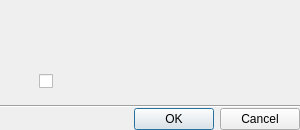
<?xml version="1.0" encoding="UTF-8"?>
<ui version="4.0">
 <class>QnMessageBox</class>
 <widget class="QDialog" name="QnMessageBox">
  <property name="geometry">
   <rect>
    <x>0</x>
    <y>0</y>
    <width>300</width>
    <height>130</height>
   </rect>
  </property>
  <layout class="QVBoxLayout" name="mainLayout">
   <property name="spacing">
    <number>0</number>
   </property>
   <property name="leftMargin">
    <number>0</number>
   </property>
   <property name="topMargin">
    <number>0</number>
   </property>
   <property name="rightMargin">
    <number>0</number>
   </property>
   <property name="bottomMargin">
    <number>0</number>
   </property>
   <item>
    <layout class="QHBoxLayout" name="contentLayout" stretch="0,1">
     <property name="spacing">
      <number>16</number>
     </property>
     <property name="leftMargin">
      <number>16</number>
     </property>
     <property name="topMargin">
      <number>16</number>
     </property>
     <property name="rightMargin">
      <number>16</number>
     </property>
     <property name="bottomMargin">
      <number>16</number>
     </property>
     <item alignment="Qt::AlignTop">
      <widget class="QLabel" name="iconLabel">
       <property name="sizePolicy">
        <sizepolicy hsizetype="Fixed" vsizetype="Fixed">
         <horstretch>0</horstretch>
         <verstretch>0</verstretch>
        </sizepolicy>
       </property>
       <property name="text">
        <string notr="true"/>
       </property>
      </widget>
     </item>
     <item>
      <layout class="QVBoxLayout" name="verticalLayout">
       <property name="spacing">
        <number>8</number>
       </property>
       <item>
        <widget class="QLabel" name="mainLabel">
         <property name="font">
          <font>
           <weight>75</weight>
           <bold>true</bold>
          </font>
         </property>
         <property name="text">
          <string notr="true"/>
         </property>
         <property name="wordWrap">
          <bool>true</bool>
         </property>
        </widget>
       </item>
       <item>
        <widget class="QLabel" name="informativeLabel">
         <property name="text">
          <string notr="true"/>
         </property>
         <property name="wordWrap">
          <bool>true</bool>
         </property>
        </widget>
       </item>
       <item>
        <widget class="QCheckBox" name="checkBox">
         <property name="text">
          <string notr="true"/>
         </property>
        </widget>
       </item>
      </layout>
     </item>
    </layout>
   </item>
   <item>
    <widget class="Line" name="line">
     <property name="orientation">
      <enum>Qt::Horizontal</enum>
     </property>
    </widget>
   </item>
   <item>
    <widget class="QDialogButtonBox" name="buttonBox">
     <property name="orientation">
      <enum>Qt::Horizontal</enum>
     </property>
     <property name="standardButtons">
      <set>QDialogButtonBox::Cancel|QDialogButtonBox::Ok</set>
     </property>
    </widget>
   </item>
  </layout>
 </widget>
 <resources/>
 <connections>
  <connection>
   <sender>buttonBox</sender>
   <signal>accepted()</signal>
   <receiver>QnMessageBox</receiver>
   <slot>accept()</slot>
   <hints>
    <hint type="sourcelabel">
     <x>248</x>
     <y>254</y>
    </hint>
    <hint type="destinationlabel">
     <x>157</x>
     <y>274</y>
    </hint>
   </hints>
  </connection>
  <connection>
   <sender>buttonBox</sender>
   <signal>rejected()</signal>
   <receiver>QnMessageBox</receiver>
   <slot>reject()</slot>
   <hints>
    <hint type="sourcelabel">
     <x>316</x>
     <y>260</y>
    </hint>
    <hint type="destinationlabel">
     <x>286</x>
     <y>274</y>
    </hint>
   </hints>
  </connection>
 </connections>
</ui>
